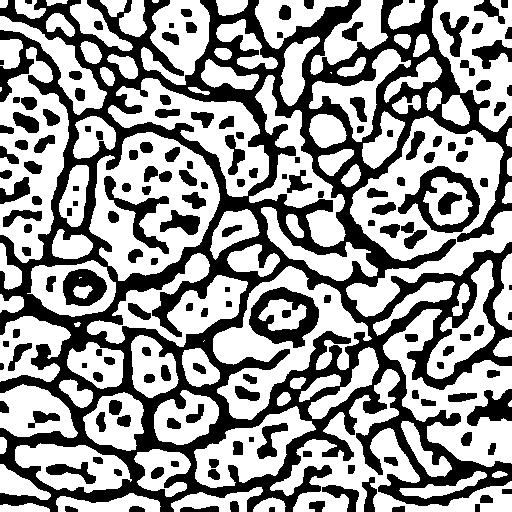
#> input picture lab1/images/input.jpg, 512 x 512 px
$ python dilation.py
#> lines starting #> are read from the running program, lines starting #| are printed output that depends on the picture; after the words box and inside, x2 and y2 are one past the last pixel; in counts of white or black regions, pixels touching at a corner belong together
import cv2
import numpy as np
import time
import os


def to_binary(image_path, threshold=127):
#> called with image_path = 'images/input.jpg', threshold = 127
    img = cv2.imread(image_path, cv2.IMREAD_GRAYSCALE)
#> img is the input picture: shape (512, 512); min 0, max 255, mean 151.2
    if img is None:
        raise FileNotFoundError(f"Не удалось открыть {image_path}")
    _, binary = cv2.threshold(img, threshold, 255, cv2.THRESH_BINARY)
#> binary: shape (512, 512); 59.3% white; 163 black regions (2 under 20 px), largest, box (x1, y1, x2, y2) and area: (0, 0, 512, 512) 79880, (249, 287, 319, 348) 2016, (398, 166, 480, 233) 1849
    return binary


def dilation_opencv(binary):
    kernel = np.ones((3, 3), np.uint8)
    return cv2.dilate(binary, kernel, iterations=1)
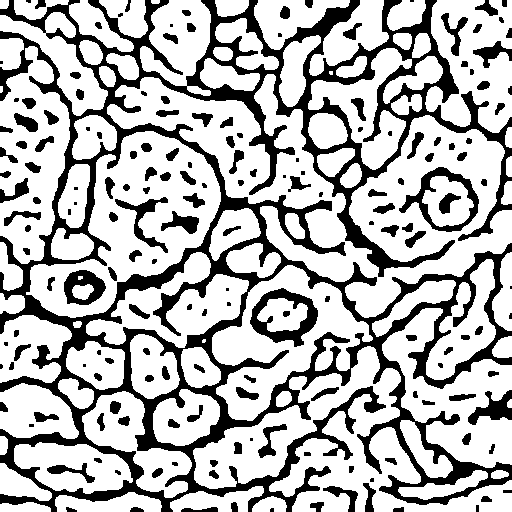
#> returned value: shape (512, 512); 71.2% white; 177 black regions (29 under 20 px), largest, box (x1, y1, x2, y2) and area: (0, 0, 512, 512) 57610, (250, 288, 318, 347) 1540, (399, 167, 479, 232) 1305


def dilation_native(binary):
    h, w = binary.shape
#> h = 512; w = 512
    padded = np.zeros((h + 2, w + 2), dtype=np.uint8)
    padded[1:h + 1, 1:w + 1] = binary
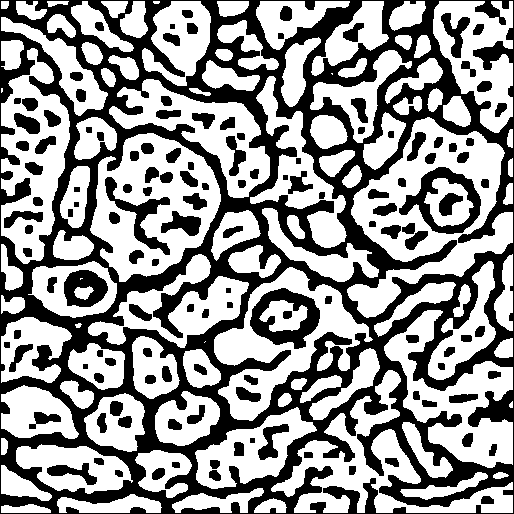
#> padded: shape (514, 514); 58.9% white; 134 black regions, largest, box (x1, y1, x2, y2) and area: (0, 0, 514, 514) 86415, (250, 288, 320, 349) 2016, (399, 167, 481, 234) 1849

    result = np.zeros_like(binary)

    for i in range(h):
        for j in range(w):
            window = padded[i:i + 3, j:j + 3]
            if window.max() == 255:
                result[i, j] = 255
    return result


def main():
    input_path = "images/input.jpg"
    os.makedirs("results", exist_ok=True)

    binary = to_binary(input_path)
    cv2.imwrite("results/binary.png", binary)

    t0 = time.perf_counter()
    res_cv = dilation_opencv(binary)
    t_cv = time.perf_counter() - t0
    cv2.imwrite("results/dilation_opencv.png", res_cv)

    t0 = time.perf_counter()
    res_native = dilation_native(binary)
    t_native = time.perf_counter() - t0
    cv2.imwrite("results/dilation_native.png", res_native)

    identical = np.array_equal(res_cv, res_native)
#> identical = True

    print(f"OpenCV время:  {t_cv:.6f} с")
    print(f"Native время:  {t_native:.6f} с")
    print(f"Ускорение OpenCV в {t_native / t_cv:.1f} раз")
    print(f"Результаты идентичны: {identical}")
#| Результаты идентичны: True


if __name__ == "__main__":
    main()
